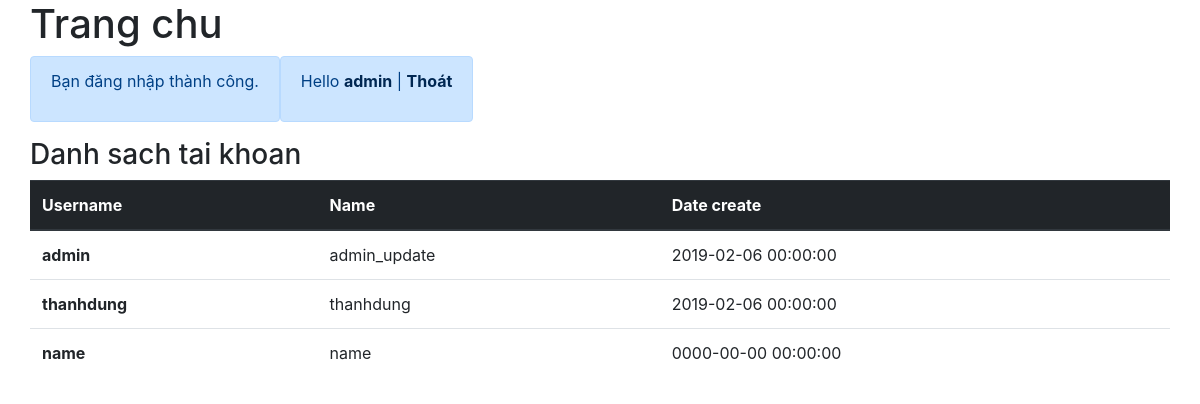
/index.php (signed in), run on the app's committed database.
### tables this page shows
CREATE TABLE `users` (
  `id` int(11) NOT NULL,
  `username` varchar(255) NOT NULL,
  `password` varchar(255) NOT NULL,
  `name` varchar(255) NOT NULL,
  `joined` datetime NOT NULL,
  `group_permissions` int(11) DEFAULT '0'
);

### classes/Session.php (called while the page is built, shortened)
<?php
    class Session{
        public static function exists($name){
            return (isset($_SESSION[$name])) ? true : false;
        }
        public static function get($name){
            return $_SESSION[$name];
        }
        public static function flash($name, $string = ''){
            if(self::exists($name)){
                $session = self::get($name);
                return $session;
            }else{
                self::put($name, $string);
            }
        }
    }

### classes/Config.php (called while the page is built)
<?php
	class Config{
		public static function get($path = null){
			if ($path) {
				$config = $GLOBALS['config'];
				$path = explode('/', $path);
				foreach ($path as $value) {
					if (isset($config[$value])) {
						$config = $config[$value];
					}
				}
				return $config;
			}
		}
	}
?>

### classes/DB.php (called while the page is built, shortened)
<?php
	class DB{
		private static $_instance = null;
		private $_pdo,
				$_query,
				$_error = false,
				$_results,
				$_count = 0;
		private function __construct(){
			try{
				$this->_pdo = new PDO('mysql:host=' .Config::get('mysql/host').
										';dbname='.Config::get('mysql/db'),
													Config::get('mysql/username'),
													Config::get('mysql/password'));
			}catch(PDOException $e){
				die($e->getMessage());
			}
		}
		public static function getInstance(){
			if (!isset(self::$_instance)) {
				self::$_instance = new DB();
			}
			return self::$_instance;
		}
		public function query($sql, $params = array()){
			$this->_error = false;
			if ($this->_query = $this->_pdo->prepare($sql)) {
				$i = 1;
				if (count($params)) {
					foreach ($params as $value) {
						$this->_query->bindValue($i, $value);
						$i++;
					}
				}
				if ($this->_query->execute()) {
					$this->_results = $this->_query->fetchAll(PDO::FETCH_OBJ);
					$this->_count = $this->_query->rowCount();
				}else{
					$this->_error = true;
				}
			}
			return $this;
		}
		public function action($action, $table, $where = array()){
			if (count($where) === 3) {
				$operators = array('=', '>', '<', '>=', '<=');
				$field 		= $where[0];
				$opertor 	= $where[1];
				$value 		= $where[2];
				if (in_array($opertor, $operators)) {
					$sql = "{$action} FROM {$table} WHERE {$field} {$opertor} ?";
					if (!$this->query($sql, array($value))->error()) {
						return $this;
					}
				}
			}
			return false;
		}
		public function get($table, $where = array()){
			return $this->action('SELECT *', $table, $where);
		}
		public function hasCount(){
			return $this->_count;
		}
		public function results(){
			return $this->_results;
		}
		public function fisrt(){
			return $this->results()[0];
		}
		public function error(){
			return $this->_error;
		}
	}
?>

### classes/User.php (called while the page is built, shortened)
<?php
    class User{
        private $_db,
                $_data,
                $_sessionName,
                $_isLoggedIn;
        public function __construct($user = null){
            $this->_db = DB::getInstance();
            $this->_sessionName = Config::get('session/session_name');
            if(!$user){
                if(Session::exists($this->_sessionName)){
                    $user = Session::get($this->_sessionName);
                    if($this->find($user)){
                        $this->_isLoggedIn = true;
                    }
                }
            }else{
                $this->find($user);
            }
        }
        public function find($user = null){
            if($user){
                $field = (is_numeric($user)) ? 'id' : 'username';
                $data = $this->_db->get('users', array($field, '=', $user));
                if($data->hasCount()){
                    $this->_data = $data->fisrt();
                    return true;
                }
            }
            return false;
        }
        public function getAll(){
            return $this->_db->query('SELECT * FROM users')->results();
        }
        public function data(){
            return $this->_data;
        }
        public function isLoggedIn(){
            return $this->_isLoggedIn;
        }
    }

### functions/sanitize.php (called while the page is built)
<?php
	function escape($string){
		return htmlentities($string, ENT_QUOTES, 'UTF-8');
	}
?>

### index.php (the view, shortened to what this page needs)
<?php
    $user = new User();
?>
<!doctype html>
<html lang="en">
  <head>
    <link rel="stylesheet" href="https://maxcdn.bootstrapcdn.com/bootstrap/4.0.0/css/bootstrap.min.css">
  </head>
  <body>
    <div class="container-fluid">
        <div class="container">
            <div class="row">
                <h1>Trang chu</h1>
            </div>
            <div class="row">
                <?php if(Session::exists('login_success')) : ?>
                <div class="alert alert-primary" role="alert">
            	 <?php echo Session::flash('login_success'); ?>
                </div>
                <?php endif; ?>
                <?php if($user->isLoggedIn()) : ?>
                <div class="alert alert-primary" role="alert">
                    <p>Hello <a href="#" class="alert-link"><?php echo escape($user->data()->username); ?></a> |
                        <a href="logout.php" class="alert-link">Thoát</a>
                    </p>
                </div>
                <?php else : ?>
                <div class="alert alert-primary" role="alert">
                    <p>Bạn cần <a class="alert-link" href="login.php">đăng nhập</a> hoặc <a href="register.php" class="alert-link">đăng ký</a></p>
                </div>
                <?php endif; ?>
             </div>
             <?php if($user->isLoggedIn()) : ?>
             <div class="row">
                <h3>Danh sach tai khoan</h3>
                <table class="table table-hover">
                  <thead class="thead-dark">
                    <tr>
                      <th scope="col">Username</th>
                      <th scope="col">Name</th>
                      <th scope="col">Date create</th>
                    </tr>
                  </thead>
                  <tbody>
                  <?php
                    $user = new User();
                    $listUsers = $user->getAll();
                    foreach($listUsers as $luser) : ?>
                        <tr>
                          <th scope="row"><?php echo $luser->username; ?></th>
                          <td><?php echo $luser->name; ?></td>
                          <td><?php echo $luser->joined; ?></td>
                        </tr>
                  <?php endforeach;?>
                  </tbody>
                </table>
            </div>
            <?php endif; ?>
        </div>
    </div>
  </body>
</html>

### data on the page
users: username "admin", name "admin_update", joined "2019-02-06 00:00:00"
users: username "thanhdung", name "thanhdung", joined "2019-02-06 00:00:00"
users: username "name", name "name", joined "0000-00-00 00:00:00"

### other printed values
Session::flash('login_success') "Bạn đăng nhập thành công."
